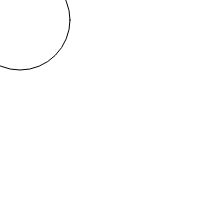
Frame 1 (no input)
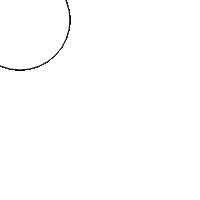
Frame 60 (no input)
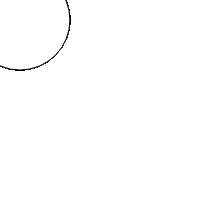
Frame 120 (the mouse pressed at the canvas centre since frame 60)

The p5.js sketch that drew these frames (run headless with seeded random() and noise() and a simulated clock; from frame 60 on, the mouse is pressed at the canvas centre):

// p5.js sketch
// ── sketch.js
/*

Blank P5 template
 */

function setup()
{
createCanvas(200,200);


}


function draw() 
{
ellipse(20,20,100,100);

}
